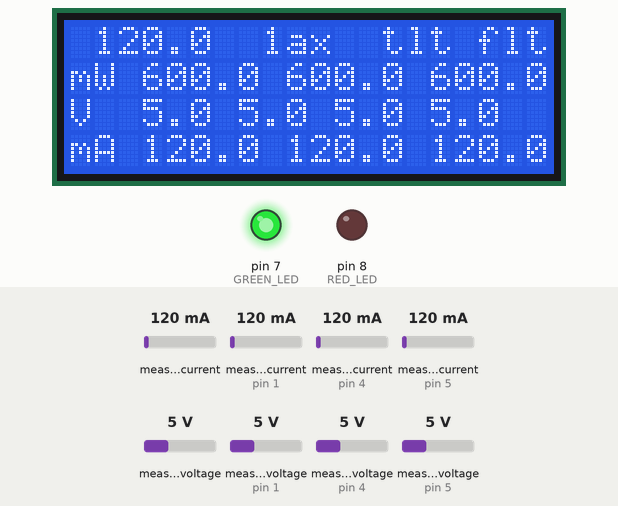
Simulated run of this sketch. Board: Arduino Uno, built with avr-gcc and run on an emulated ATmega328P. Shown: 20×4 character LCD, output pins drawn as LEDs (lit = HIGH). Inputs (shaded band) come from the test bench; at power-on: measured current 120 mA, measured current (sensors on pin 1, pin 4, pin 5) 120 mA, measured voltage 5 V, measured voltage (sensors on pin 1, pin 4, pin 5) 5 V. The local clock reads 2024-03-15 10:24:30 at power-on unless the sketch sets it; storage starts empty; what the sketch prints to the serial monitor is not drawn.

Above: at 2.3 s.
2.4 s: measured current (sensor 0) set to 40 mA
At 4.9 s:
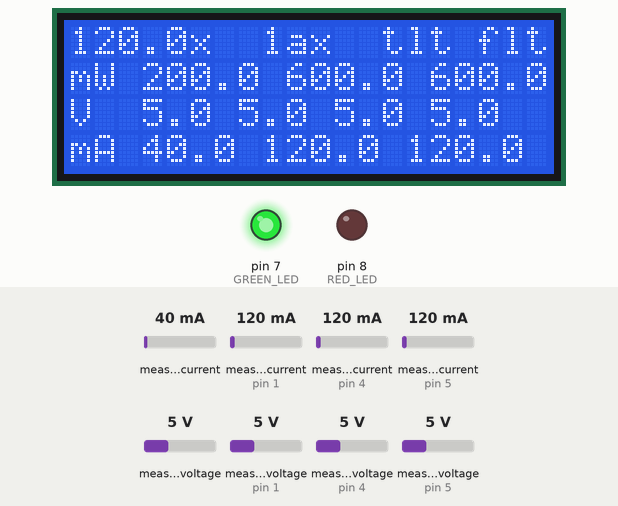
5.8 s: measured current (sensor on pin 1) set to 40 mA
At 8.0 s:
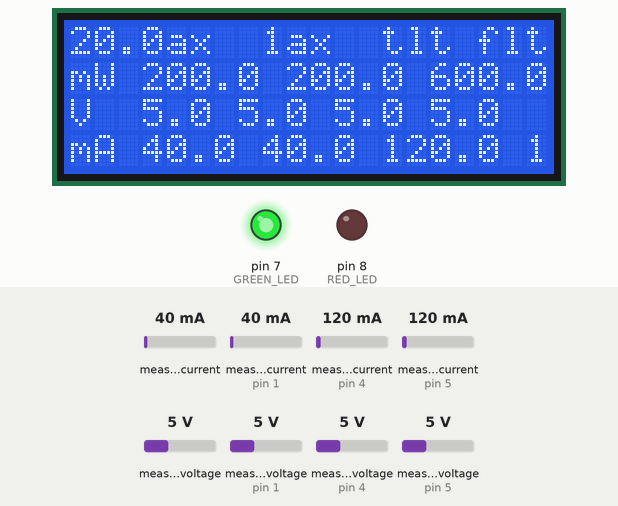
8.9 s: measured current (sensor on pin 4) set to 40 mA
At 11.1 s:
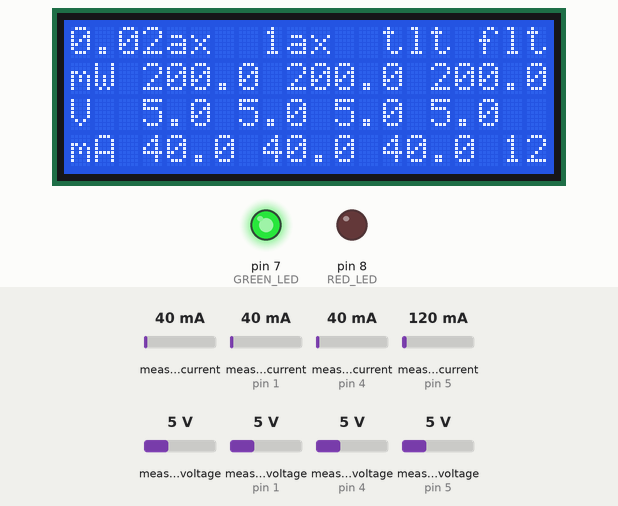
12.1 s: measured current (sensor on pin 5) set to 40 mA
At 14.2 s:
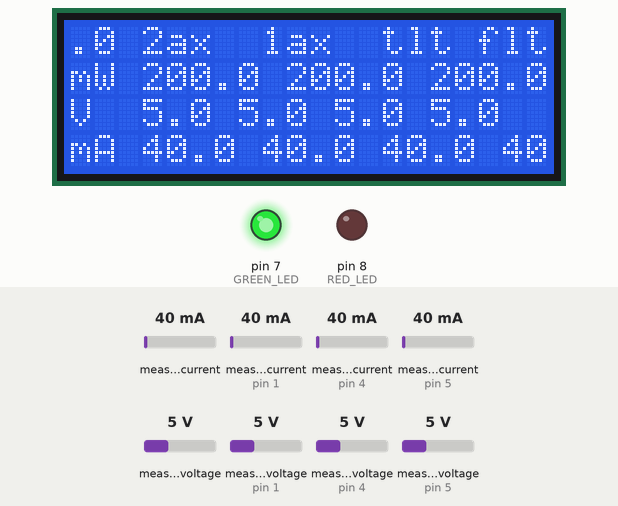
15.2 s: measured voltage (sensor 0) set to 0.3 V
At 17.2 s:
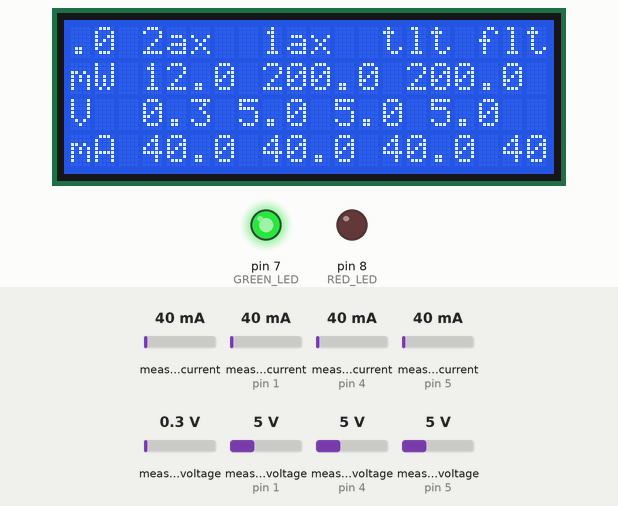
18.3 s: measured voltage (sensor on pin 1) set to 0.3 V
At 21.4 s:
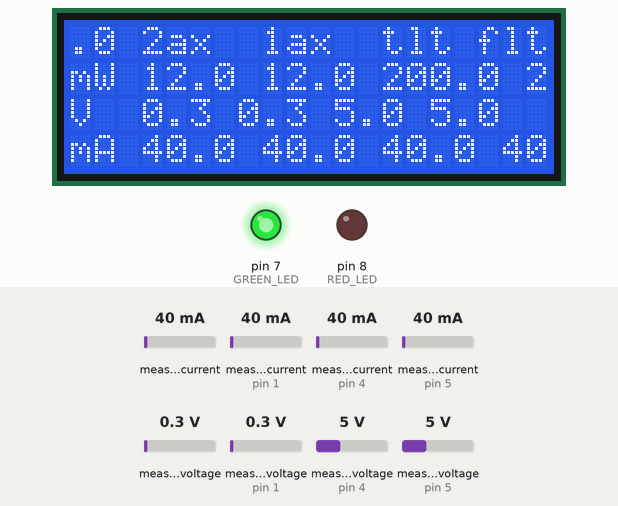
Timing chart, 0 to 22.4 s (numbered marks = the images above; inputs shaded):
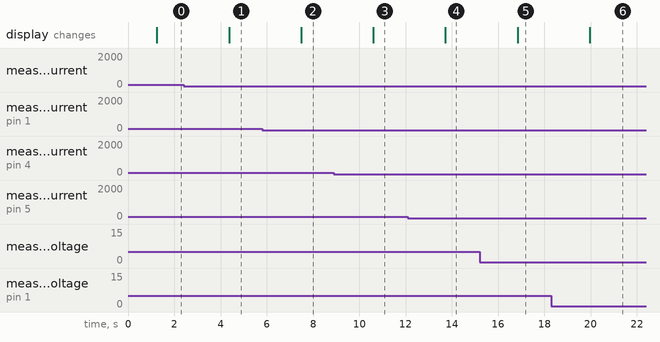

The sketch:

INA219_4sensor_SD_RTC_LED_20x4_15min_chat.ino
```cpp
#include <Wire.h>
#include <Adafruit_INA219.h>
#include <SPI.h>
#include <SdFat.h>
#include <RTClib.h>
#include <LiquidCrystal_I2C.h>

// Define the SD card chip select pin
#define SD_CS_PIN 10
#define GREEN_LED 7
#define RED_LED 8

// Initialize INA219 sensors with their respective addresses
Adafruit_INA219 ina2axis(0x40);
Adafruit_INA219 ina1axis(0x41);
Adafruit_INA219 inaTilted(0x44);
Adafruit_INA219 inaFlat(0x45);

// Create an SD card object
SdFat sd;
SdFile logFile;
RTC_DS3231 rtc;
LiquidCrystal_I2C lcd(0x27, 20, 4); // LCD I2C address 0x27, 20x4 display

unsigned long lastSDWrite = 0; // Track last SD card write time
const unsigned long SDWriteInterval = 900000; // 15 minutes in milliseconds
char logFileName[13]; // Filename format: solarYYMMDD.csv

void setup() {
    Serial.begin(115200);
    Serial.println("INA219_4sensor_SD_RTC_LED_20x4_15min_chat.ino");
    Wire.begin();
    lcd.init();
    lcd.backlight();
    lcd.clear();  //CLM added
    lcd.setCursor(0, 0);  //CLM added
    lcd.print("   2ax  1ax  tlt flt"); //CLM added
    delay(1000);  //CLM added

    pinMode(GREEN_LED, OUTPUT);
    pinMode(RED_LED, OUTPUT);
    digitalWrite(GREEN_LED, LOW);
    digitalWrite(RED_LED, LOW);

    // Initialize RTC
    if (!rtc.begin()) {
        Serial.println("RTC not found!");
        digitalWrite(RED_LED, HIGH);
        while (1);
    }

    // Ensure RTC has the correct time
    if (rtc.lostPower()) {
        Serial.println("RTC lost power, set the time!");
        rtc.adjust(DateTime(F(__DATE__), F(__TIME__)));
    }

    // Initialize all INA219 sensors
    ina2axis.begin();
    ina1axis.begin();
    inaTilted.begin();
    inaFlat.begin();

    // Set calibration for higher precision
    ina2axis.setCalibration_16V_400mA();
    ina1axis.setCalibration_16V_400mA();
    inaTilted.setCalibration_16V_400mA();
    inaFlat.setCalibration_16V_400mA();

    // Initialize SD card
    if (!sd.begin(SD_CS_PIN, SPI_HALF_SPEED)) {
        Serial.println("SD card initialization failed!");
        digitalWrite(RED_LED, HIGH);
        return;
    }

    // Generate logfile name using RTC date
    DateTime now = rtc.now();
    snprintf(logFileName, sizeof(logFileName), "solar%02d%02d%02d.csv", now.year() % 100, now.month(), now.day());

    // Open file to write headers
    if (!logFile.open(logFileName, O_WRITE | O_CREAT | O_AT_END)) {
        Serial.println("File open failed");
        digitalWrite(RED_LED, HIGH);
        return;
    }

    // Write headers if file is new
    if (logFile.fileSize() == 0) {
        logFile.println("yyyy,mo,day,hr,min,power_mW_2Ax,power_mW_1Ax,power_mW_Tilt,power_mW_Flat,busVoltage2Ax,busVoltage1Ax,busVoltageTilt,busVoltageFlat,current2Ax,current1Ax,currentTilt,currentFlat");
    }
    logFile.close();
    digitalWrite(GREEN_LED, HIGH); // Indicate successful setup
}

void loop() {
    DateTime now = rtc.now();

    // Read sensor values
    float power_mW_2Ax = ina2axis.getPower_mW();
    float power_mW_1Ax = ina1axis.getPower_mW();
    float power_mW_Tilt = inaTilted.getPower_mW();
    float power_mW_Flat = inaFlat.getPower_mW();

    float busVoltage2Ax = ina2axis.getBusVoltage_V();
    float busVoltage1Ax = ina1axis.getBusVoltage_V();
    float busVoltageTilt = inaTilted.getBusVoltage_V();
    float busVoltageFlat = inaFlat.getBusVoltage_V();

    float current2Ax = ina2axis.getCurrent_mA();
    float current1Ax = ina1axis.getCurrent_mA();
    float currentTilt = inaTilted.getCurrent_mA();
    float currentFlat = inaFlat.getCurrent_mA();

    // Print to Serial Monitor every 3 seconds
    Serial.print(now.year()); Serial.print(",");
    Serial.print(now.month()); Serial.print(",");
    Serial.print(now.day()); Serial.print(",");
    Serial.print(now.hour()); Serial.print(",");
    Serial.print(now.minute()); Serial.print(",");
    Serial.print(power_mW_2Ax); Serial.print(",");
    Serial.print(power_mW_1Ax); Serial.print(",");
    Serial.print(power_mW_Tilt); Serial.print(",");
    Serial.print(power_mW_Flat); Serial.print(",");
    Serial.print(busVoltage2Ax); Serial.print(",");
    Serial.print(busVoltage1Ax); Serial.print(",");
    Serial.print(busVoltageTilt); Serial.print(",");
    Serial.print(busVoltageFlat); Serial.print(",");
    Serial.print(current2Ax); Serial.print(",");
    Serial.print(current1Ax); Serial.print(",");
    Serial.print(currentTilt); Serial.print(",");
    Serial.println(currentFlat);

    // Update LCD display
    lcd.clear();
    lcd.setCursor(0, 0);
    lcd.print("   2ax  1ax  tlt flt");
    lcd.setCursor(0, 1);
    lcd.print("mW ");
    lcd.print(power_mW_2Ax,1); lcd.print(" ");
    lcd.print(power_mW_1Ax,1); lcd.print(" ");
    lcd.print(power_mW_Tilt,1); lcd.print(" ");
    lcd.print(power_mW_Flat,1);
    lcd.setCursor(0, 2);
    lcd.print("V  ");
    lcd.print(busVoltage2Ax,1); lcd.print(" ");
    lcd.print(busVoltage1Ax,1); lcd.print(" ");
    lcd.print(busVoltageTilt,1); lcd.print(" ");
    lcd.print(busVoltageFlat,1);
    lcd.setCursor(0, 3);
    lcd.print("mA ");
    lcd.print(current2Ax,1); lcd.print(" ");
    lcd.print(current1Ax,1); lcd.print(" ");
    lcd.print(currentTilt,1); lcd.print(" ");
    lcd.print(currentFlat,1);

    delay(3000); // Print to Serial every 3 seconds
}
```

Measured:
- after the input at 2.4 s, the display: changes after 2.0 s (image 1)
- after the input at 5.8 s, the display: changes after 1.7 s (image 2)
- after the input at 8.9 s, the display: changes after 1.7 s (image 3)
- after the input at 12.1 s, the display: changes after 1.6 s (image 4)
- after the input at 15.2 s, the display: changes after 1.6 s (image 5)
- after the input at 18.3 s, the display: changes after 1.7 s (image 6)
